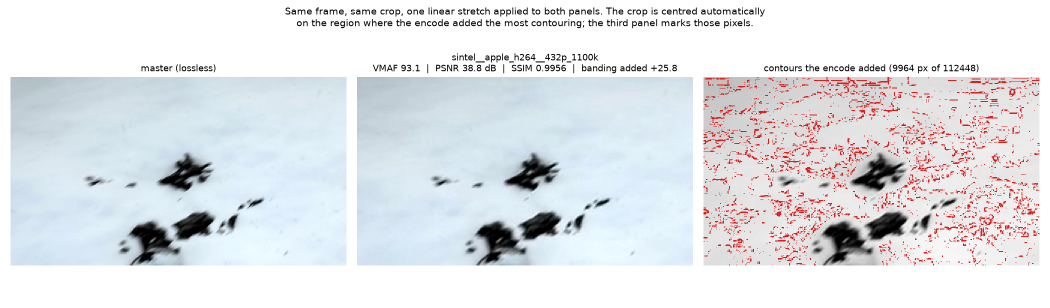
#> input picture reports/banding_master_vs_encode.png, 2100 x 616 px (shown at 1/2 size)
$ python -i detectors.py   (imports and definitions only)   (older library calls are emulated)
#> lines starting #> are read from the running program, lines starting #| are printed output that depends on the picture; after the words box and inside, x2 and y2 are one past the last pixel; in counts of white or black regions, pixels touching at a corner belong together
#> further down, picture is the input picture: shape (616, 2100, 3); mean B, G, R 231.5, 227.8, 225.5
"""Artifact detectors: looking for the damage the pooled metrics do not see.

PSNR, SSIM and VMAF all answer "how far is this frame from the original", and
they answer it well on average. None of them is *designed* to answer "does this
frame have visible banding in the sky". Banding moves very few pixels by very
little, so squared-error-based measures barely register it while a human sees
rings immediately. Netflix hit the same wall and built a dedicated index (CAMBI)
for it.

These three detectors are deliberately simple, no-reference proxies. They are not
CAMBI and they are not perceptual models. They are cheap, explainable signals
that flag frames worth looking at, which is what makes the "metrics said fine,
the eye says otherwise" comparison possible at all.

Each detector returns a *higher is worse* score:

* ``blur_score``     - inverse sharpness from the variance of the Laplacian
* ``blocking_score`` - extra discontinuity on the 8-pixel coding grid
* ``banding_score``  - contrast-weighted count of visible steps in quiet neighbourhoods

All three read the luma plane only. Chroma artifacts exist (colour bleeding), but
luma is where the eye's sensitivity and the codec's bit budget both concentrate.
"""

from __future__ import annotations

from dataclasses import asdict, dataclass

import cv2
import numpy as np

# Transform blocks in H.264/HEVC/VP9/AV1 all include an 8x8 grid, so 8 is the
# period a blocking artifact is most likely to sit on.
BLOCK_SIZE = 8

# Below a quarter of a code value nothing is visible; used as a denominator floor
# so ratios stay finite on synthetic or heavily flattened content.
OFF_GRID_FLOOR = 0.25
FLAT_EPSILON = 1e-6

# A contour has to step by about this many code values before a viewer notices it.
# Smaller steps are what an ordinary 8-bit gradient looks like anyway: a 1-level
# staircase is not banding, it is 8-bit. This threshold is the whole reason the
# detector can tell a quantised gradient from a smooth one.
MIN_VISIBLE_STEP = 2.0
# Above this, the step is an edge in the content rather than a contour.
MAX_CONTOUR_STEP = 12.0

# Mean gradient magnitude allowed in the 9x9 window around a contour. This is the test
# that separates a contour from texture: around a real contour the window is mostly
# plateau, so the average stays low even though the centre pixel is a step. Measured
# values for context: a banded gradient sits at 0.2, a 145 kbit/s photographic frame at
# 6, random noise at 22, a hard checkerboard at 90.
MAX_LOCAL_GRADIENT = 2.5


@dataclass(frozen=True)
class ArtifactScores:
    """All detector outputs for one frame. Higher is worse, for every field."""

    blur: float
    blocking: float
    banding: float
    flat_fraction: float  # how much of the frame was smooth enough to band

    def as_dict(self) -> dict[str, float]:
        return asdict(self)


def to_luma(frame: np.ndarray) -> np.ndarray:
    """Return the luma plane as float32.

    OpenCV hands us BGR; the conversion weights match Rec.601 luma, which is what
    the 'Y' in yuv420p means.
    """
    if frame.ndim == 3:
        frame = cv2.cvtColor(frame, cv2.COLOR_BGR2GRAY)
    return frame.astype(np.float32)


def blur_score(frame: np.ndarray) -> float:
    """Blur as the inverse of Laplacian variance.

    The Laplacian is a second-derivative filter: it is large wherever intensity
    changes sharply. A sharp image therefore has a wide spread of Laplacian
    responses, and a blurred one has almost none. Variance captures that spread
    in a single number, and it is the standard cheap sharpness measure.

    We invert it (and scale so numbers land in a readable range) because every
    detector here follows "higher is worse".
    """
    luma = to_luma(frame)
    variance = float(cv2.Laplacian(luma, cv2.CV_32F).var())
    return float(1000.0 / (variance + 1.0))


def sharpness(frame: np.ndarray) -> float:
    """Raw Laplacian variance, exposed because it is easier to reason about."""
    return float(cv2.Laplacian(to_luma(frame), cv2.CV_32F).var())


def blocking_score(frame: np.ndarray, block: int = BLOCK_SIZE) -> float:
    """Excess discontinuity on the coding grid, relative to everywhere else.

    The idea: measure the average absolute difference between neighbouring pixel
    columns *on* the block boundaries (x = 8, 16, 24 ...) and compare it with the
    same quantity on the columns in between. Natural content has no reason to
    prefer multiples of eight, so a ratio above 1 is evidence that the codec's
    block structure has become visible. Rows are treated the same way and the two
    directions are averaged.

    Returning a ratio rather than an absolute difference is what makes the score
    comparable across clips: a busy frame has large gradients everywhere, and only
    the *relative* excess on the grid is an artifact.
    """
    luma = to_luma(frame)
    if luma.shape[0] < 2 * block or luma.shape[1] < 2 * block:
        return 0.0

    vertical = np.abs(np.diff(luma, axis=1))  # differences between columns
    horizontal = np.abs(np.diff(luma, axis=0))  # differences between rows

    # diff index i holds |x[i+1] - x[i]|, so a boundary at column b appears at i = b-1.
    v_index = np.arange(vertical.shape[1])
    h_index = np.arange(horizontal.shape[0])
    v_on = (v_index + 1) % block == 0
    h_on = (h_index + 1) % block == 0

    ratios: list[float] = []
    for axis, (diff, on_grid) in enumerate(((horizontal, h_on), (vertical, v_on))):
        if not on_grid.any() or on_grid.all():
            continue
        on_mean = float(diff.take(np.flatnonzero(on_grid), axis=axis).mean())
        off_mean = float(diff.take(np.flatnonzero(~on_grid), axis=axis).mean())
        if on_mean <= FLAT_EPSILON and off_mean <= FLAT_EPSILON:
            # A genuinely flat frame has no discontinuity anywhere to compare.
            ratios.append(1.0)
            continue
        # Floor the denominator instead of special-casing it. Content that is
        # perfectly smooth between block boundaries (a checkerboard, or a heavily
        # quantised flat area) would otherwise divide by zero, and returning the
        # "no artifact" value of 1.0 there would hide the strongest possible
        # blocking signal. A quarter of a code value is well below visibility, so
        # the resulting ratio is large but finite and still means what it says.
        ratios.append(on_mean / max(off_mean, OFF_GRID_FLOOR))
    if not ratios:
        return 0.0
    return float(np.mean(ratios))


def banding_score(
    frame: np.ndarray,
    *,
    flat_threshold: float = 2.0,
    step_range: tuple[float, float] = (MIN_VISIBLE_STEP, MAX_CONTOUR_STEP),
    neighbourhood: int = 9,
) -> tuple[float, float]:
    """Detect contouring in smooth areas. Returns ``(score, flat_fraction)``.

    Banding is a specific shape of damage: inside a region that *should* be a smooth
    ramp, the values collapse onto a few discrete levels, so the gradient becomes zero
    across wide plateaus separated by small, sharp steps. A pixel is counted as a
    contour when all three of these hold:

    1. **The step is big enough to see.** Below ``MIN_VISIBLE_STEP`` we are looking at
       what *any* 8-bit gradient does: a ramp spanning 32 code values across 320 pixels
       has to change by one somewhere. Counting those would score a pristine gradient
       as badly as a wrecked one. Only steps the eye can resolve count, which is the
       contrast-awareness that puts the "C" in CAMBI.
    2. **The step is not an edge.** Above ``MAX_CONTOUR_STEP`` it is content.
    3. **The neighbourhood is quiet.** The *mean* gradient magnitude in a 9x9 window
       must be below ``MAX_LOCAL_GRADIENT``. This is what separates a contour from
       texture: around a contour the window is mostly plateau, so the mean gradient
       stays low even though the pixel itself is a step. In texture, every pixel is a
       step and the mean is high.

    The score is ``100 * sum(step_magnitude^2) / total_pixels``. Two decisions in that
    formula, both of which were arrived at the hard way:

    * **Squaring** the step size. The total variation across a ramp is fixed, so
      weighting linearly gives a 6-level staircase and a 12-level one identical scores
      even though the coarser one is far more obvious. Squaring makes one large jump
      count for more than several small ones, which is the direction visibility goes.
    * Normalising by **total pixels**, not by smooth area. Dividing by the smooth area
      inverts the detector on real content: a frame that is 3% smooth has a tiny
      denominator, so a handful of qualifying pixels produce an enormous score, and
      heavily textured clips outrank actual skies. The measured consequence was Big
      Buck Bunny scoring ~1000 while a visibly banded gradient scored 5.

    ``flat_fraction`` is returned alongside as a diagnostic: it is the share of the
    frame whose local standard deviation is below ``flat_threshold``, i.e. how much
    smooth area there was to band in the first place. A frame of pure texture cannot
    band, and knowing that is different from scoring it.
    """
    luma = to_luma(frame)
    if luma.size == 0:
        return 0.0, 0.0

    # Local standard deviation via box filters (E[x^2] - E[x]^2), for the diagnostic.
    kernel = (neighbourhood, neighbourhood)
    local_mean = cv2.blur(luma, kernel)
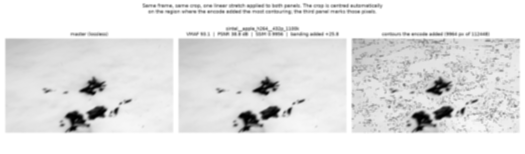
#> local_mean: shape (616, 2100) float32 (shown at 1/4 size); min 0, max 255, mean 227.6
    local_mean_sq = cv2.blur(luma * luma, kernel)
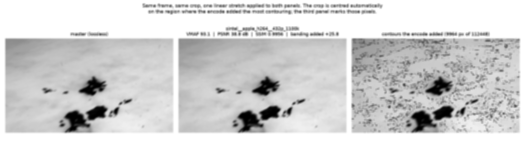
#> local_mean_sq: shape (616, 2100) float32 (shown at 1/4 size); min 0, max 65025, mean 53915.5; drawn with min black and max white
    local_var = np.clip(local_mean_sq - local_mean * local_mean, 0.0, None)
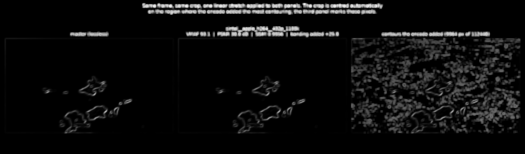
#> local_var: shape (616, 2100) float32 (shown at 1/4 size); min 0, max 13607.3, mean 704.9; drawn with min black and max white
    flat_fraction = float((np.sqrt(local_var) < flat_threshold).mean())
#> flat_fraction = 0.698

    # Gradient magnitude from a 3x3 Sobel, which is less noise-sensitive than a raw
    # pixel difference on the near-flat data we care about. Sobel's taps sum to 4 per
    # direction, so divide to get back to code values.
    grad_x = cv2.Sobel(luma, cv2.CV_32F, 1, 0, ksize=3)
    grad_y = cv2.Sobel(luma, cv2.CV_32F, 0, 1, ksize=3)
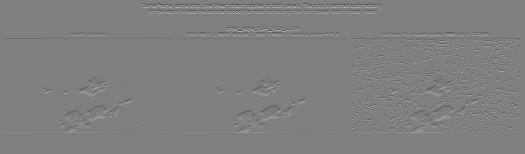
#> grad_y: shape (616, 2100) float32 (shown at 1/4 size); min -1020, max 1020, mean 0; drawn with min black and max white
    magnitude = np.sqrt(grad_x**2 + grad_y**2) / 4.0
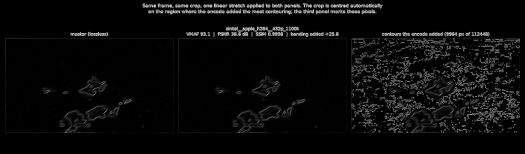
#> magnitude: shape (616, 2100) float32 (shown at 1/4 size); min 0, max 276.4, mean 11.4; drawn with min black and max white
    local_gradient = cv2.blur(magnitude, kernel)

    low, high = step_range
    mask = (magnitude >= low) & (magnitude <= high) & (local_gradient < MAX_LOCAL_GRADIENT)
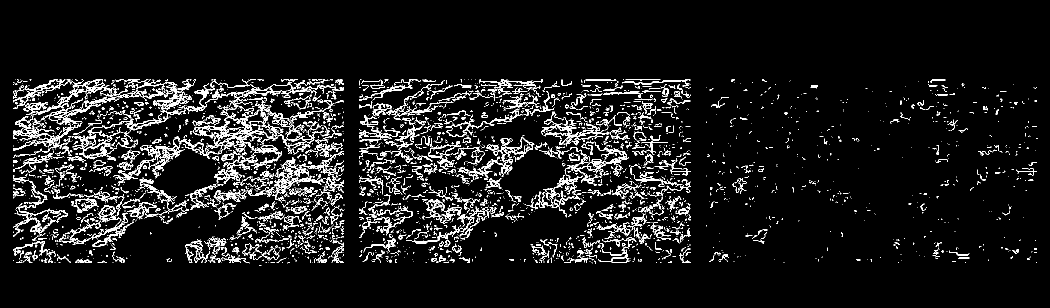
#> mask: shape (616, 2100) bool (shown at 1/2 size); 7.2% white in thin lines or dots, all inside (x1, y1, x2, y2) = (26, 159, 2075, 532)
    weighted = float((magnitude[mask] ** 2).sum())
#> weighted = 624139.1
    return float(100.0 * weighted / float(magnitude.size)), flat_fraction


# [19 lines left out: function contour_mask, not called in this run]


def score_frame(frame: np.ndarray) -> ArtifactScores:
    """Run every detector on one frame."""
    banding, flat_fraction = banding_score(frame)
#> banding = 48.25; flat_fraction = 0.698
    return ArtifactScores(
        blur=blur_score(frame),
        blocking=blocking_score(frame),
        banding=banding,
        flat_fraction=flat_fraction,
    )
#> in blur_score, `variance = float(cv2.Laplacian(luma, cv2.CV_32F).var())`: variance = 2782.1
#> in blocking_score, `horizontal = np.abs(np.diff(luma, axis=0))`:
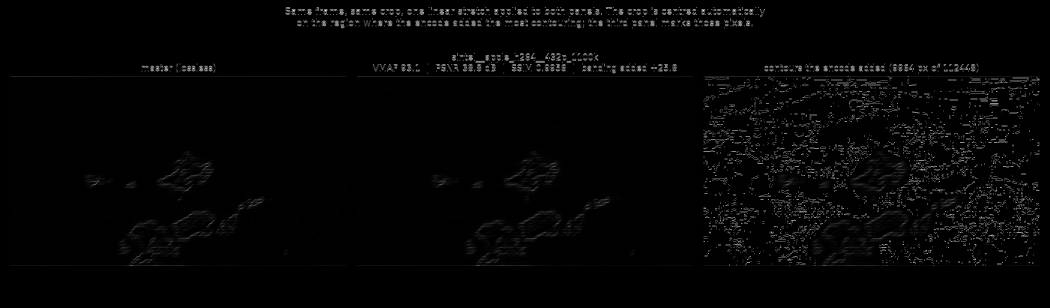
#> horizontal: shape (615, 2100) float32 (shown at 1/2 size); min 0, max 252, mean 4.4
#> the loop in blocking_score, `for axis, (diff, on_grid) in enumerate(((horizontal, h_on), (vertical,..` made 2 passes
#> (axis, on_mean, off_mean) on passes 1 to 2: (0, 3.73, 4.54), (1, 3.79, 3.89)
#> after the loop in blocking_score, `for axis, (diff, on_grid) in enumerate(((horizontal, h_on), (vertical,..`: ratios = [0.821, 0.973]


# ---------------------------------------------------------------------------
# Synthetic images. These exist so the detectors can be tested against content
# whose ground truth is known by construction, and so the docs can show what each
# detector is actually looking at.
# ---------------------------------------------------------------------------


# [32 lines left out: functions smooth_gradient, banded_gradient, checkerboard, not called in this run]

>>> import cv2
>>> picture = cv2.imread('../../../reports/banding_master_vs_encode.png')
>>> result = score_frame(picture)

$ run again, on reports/mos_correlation.png
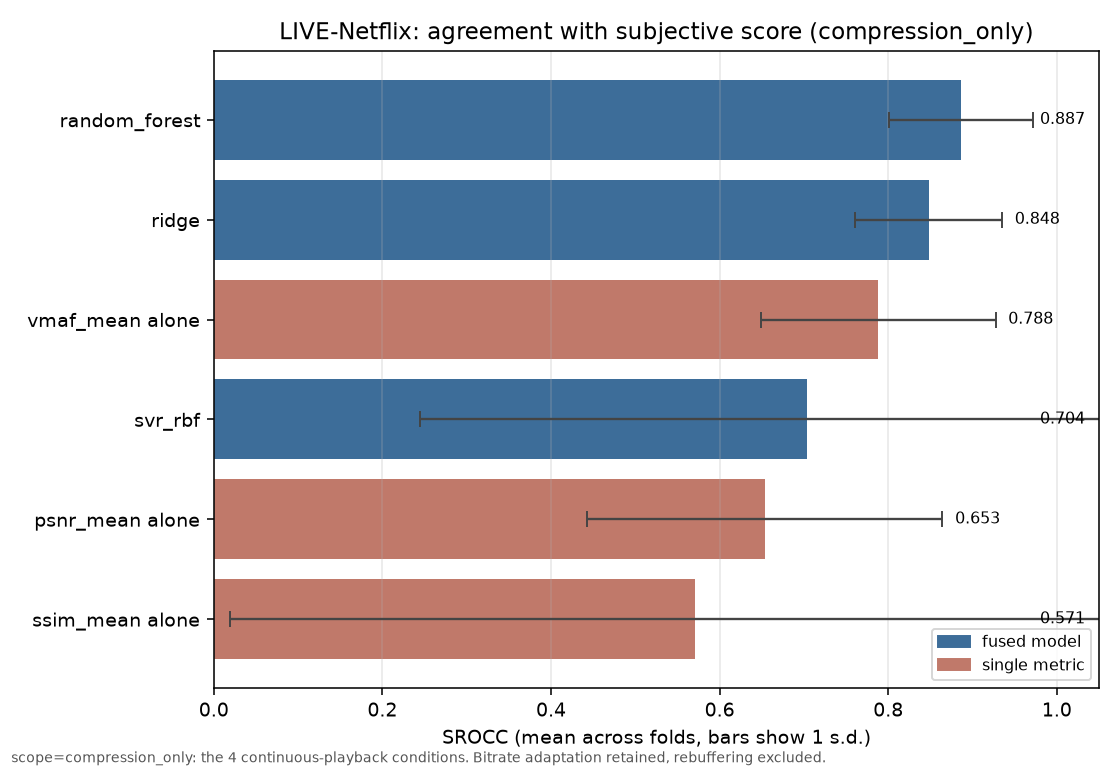
#> input picture reports/mos_correlation.png, 1120 x 770 px
#> picture is the input picture: shape (770, 1120, 3); mean B, G, R 206.3, 200.3, 202.2
#> in banding_score, `flat_fraction = float((np.sqrt(local_var) < flat_threshold).mean())`: flat_fraction = 0.74
#> in banding_score, `mask = (magnitude >= low) & (magnitude <= high) & (local_gradient < MA..`:
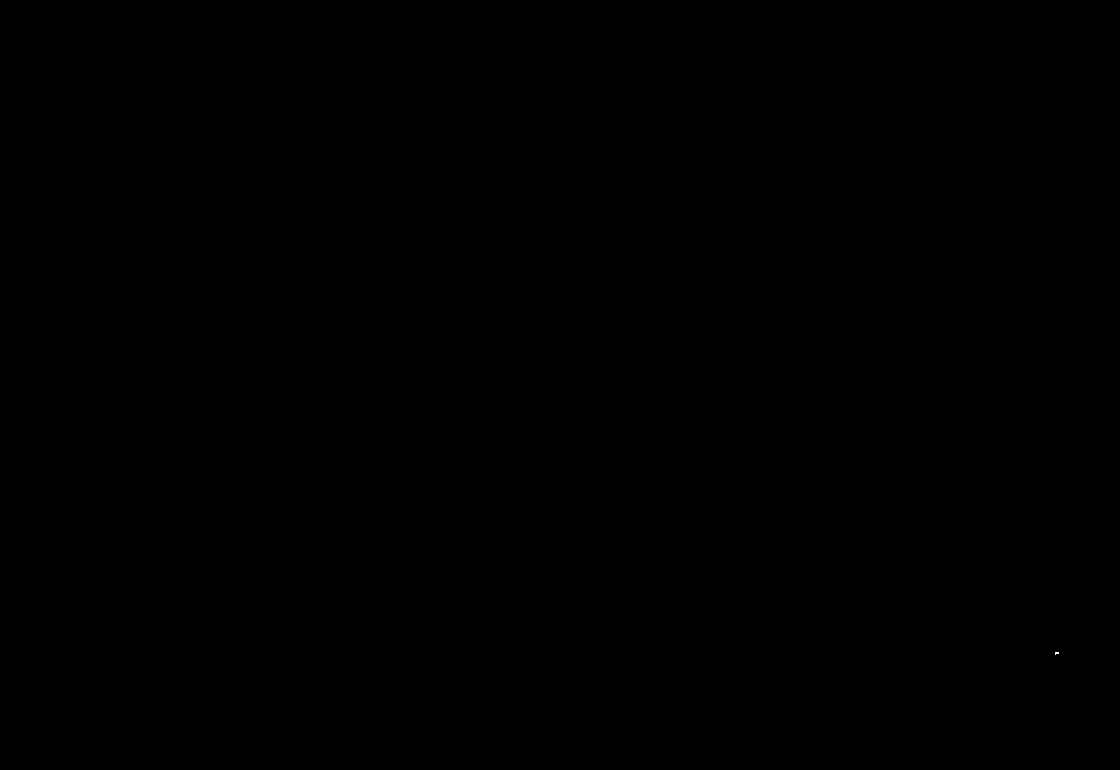
#> mask: shape (770, 1120) bool; 0% white in thin lines or dots, all inside (x1, y1, x2, y2) = (1055, 652, 1059, 655)
#> weighted = 144
#> in score_frame, `banding, flat_fraction = banding_score(frame)`: banding = 0.0167; flat_fraction = 0.74
#> variance = 2606.1
#> in blocking_score, `horizontal = np.abs(np.diff(luma, axis=0))`:
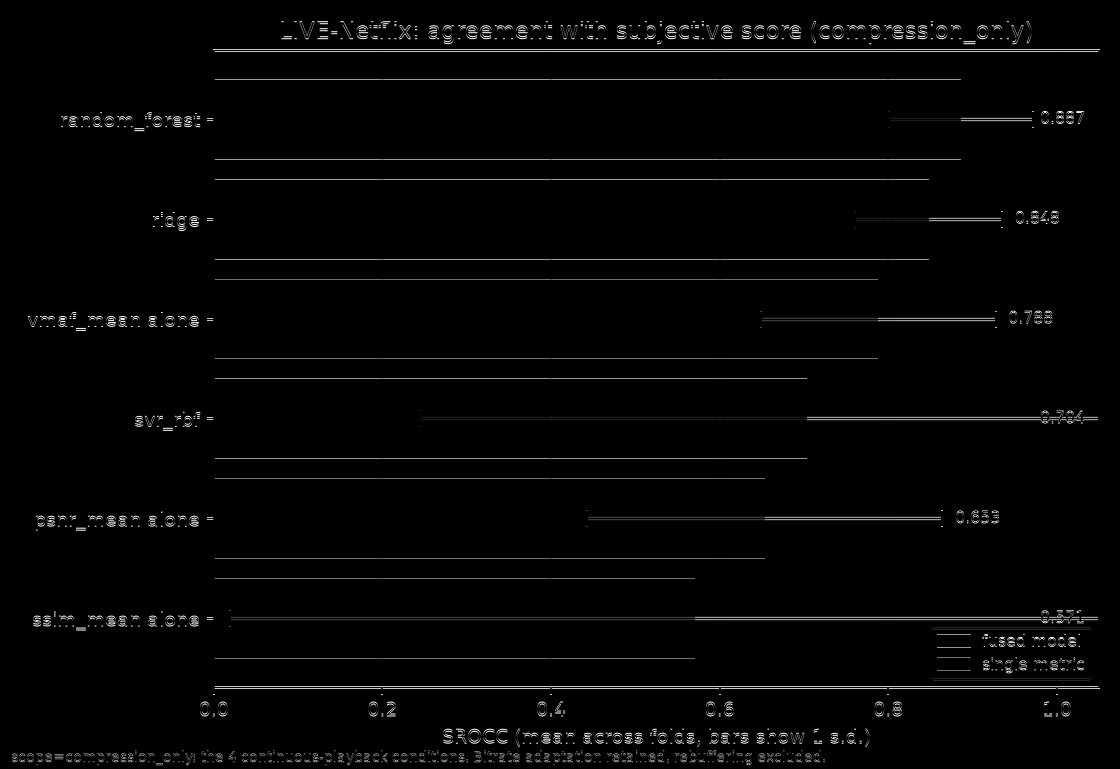
#> horizontal: shape (769, 1120) float32; min 0, max 251, mean 4.8
#> the loop in blocking_score, `for axis, (diff, on_grid) in enumerate(((horizontal, h_on), (vertical,..` made 2 passes
#> (axis, on_mean, off_mean) on passes 1 to 2: (0, 4.92, 4.78), (1, 2.74, 3.5)
#> after the loop in blocking_score, `for axis, (diff, on_grid) in enumerate(((horizontal, h_on), (vertical,..`: ratios = [1.03, 0.781]
